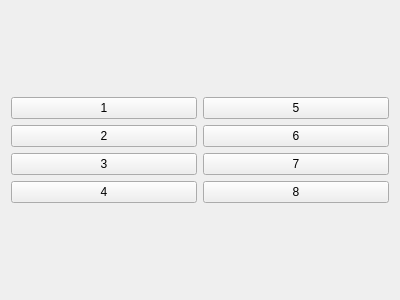
<?xml version="1.0" encoding="UTF-8"?>
<ui version="4.0">
 <class>Form</class>
 <widget class="QWidget" name="Form">
  <property name="geometry">
   <rect>
    <x>0</x>
    <y>0</y>
    <width>400</width>
    <height>300</height>
   </rect>
  </property>
  <property name="windowTitle">
   <string>7.GridLayout</string>
  </property>
  <layout class="QGridLayout" name="gridLayout_2">
   <item row="0" column="0">
    <layout class="QGridLayout" name="gridLayout">
     <item row="0" column="0">
      <widget class="QPushButton" name="pushButton">
       <property name="text">
        <string>1</string>
       </property>
      </widget>
     </item>
     <item row="0" column="1">
      <widget class="QPushButton" name="pushButton_5">
       <property name="text">
        <string>5</string>
       </property>
      </widget>
     </item>
     <item row="1" column="0">
      <widget class="QPushButton" name="pushButton_2">
       <property name="text">
        <string>2</string>
       </property>
      </widget>
     </item>
     <item row="1" column="1">
      <widget class="QPushButton" name="pushButton_7">
       <property name="text">
        <string>6</string>
       </property>
      </widget>
     </item>
     <item row="2" column="0">
      <widget class="QPushButton" name="pushButton_3">
       <property name="text">
        <string>3</string>
       </property>
      </widget>
     </item>
     <item row="2" column="1">
      <widget class="QPushButton" name="pushButton_6">
       <property name="text">
        <string>7</string>
       </property>
      </widget>
     </item>
     <item row="3" column="0">
      <widget class="QPushButton" name="pushButton_4">
       <property name="text">
        <string>4</string>
       </property>
      </widget>
     </item>
     <item row="3" column="1">
      <widget class="QPushButton" name="pushButton_8">
       <property name="text">
        <string>8</string>
       </property>
      </widget>
     </item>
    </layout>
   </item>
  </layout>
 </widget>
 <resources/>
 <connections/>
</ui>
